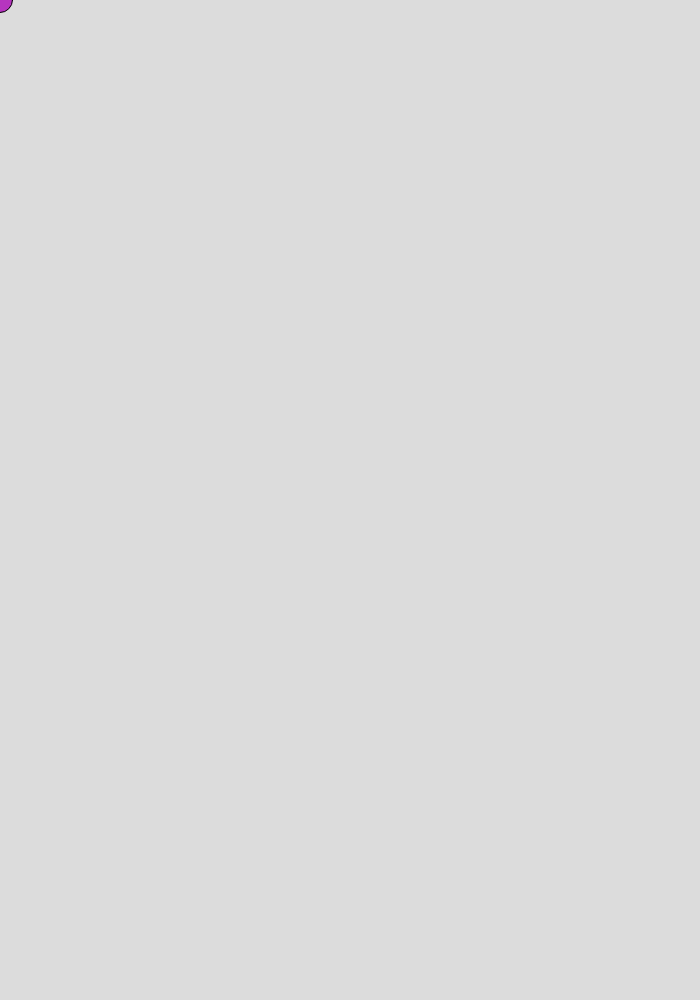
Frame 1 (no input)
Frame 60 (no input): identical to frame 1, image omitted
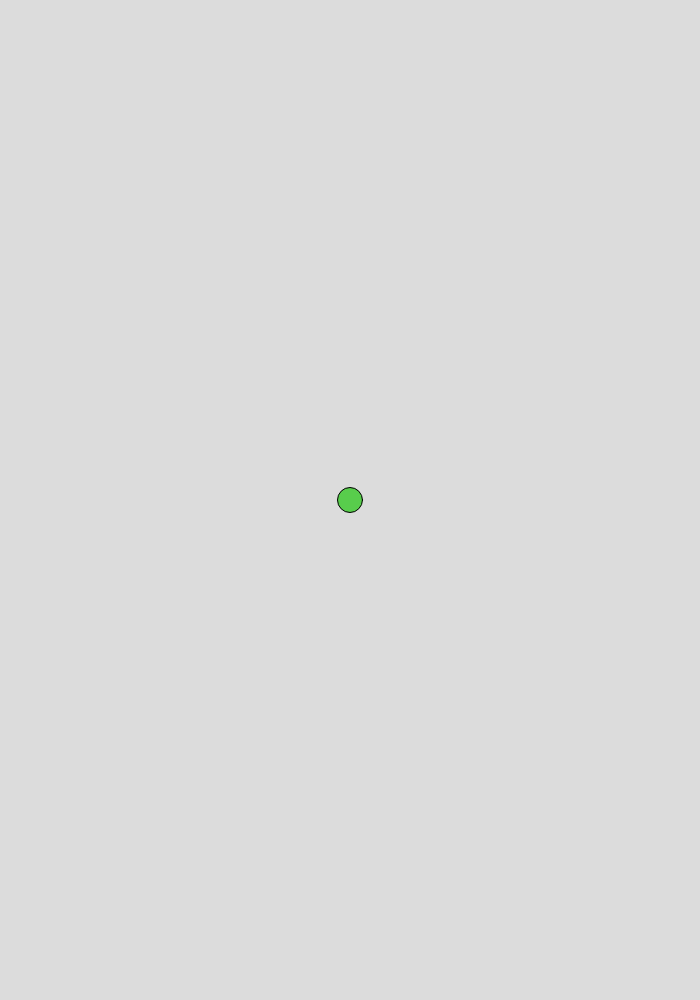
Frame 120 (the mouse pressed at the canvas centre since frame 60)

The p5.js sketch that drew these frames (run headless with seeded random() and noise() and a simulated clock; from frame 60 on, the mouse is pressed at the canvas centre):

// p5.js sketch
// ── sketch.js
let x, y;
let r, g, b;

function setup() {
  createCanvas(700, 1000);
  x = width / 2;
  y = height / 2;
  r = random(255);
  g = random(255);
  b = random(255);
}

function draw() {
  background(220);

    x = mouseX;
  y = mouseY;
  
  fill(r, g, b);
  ellipse(x, y, 25, 25);
}

function mousePressed(){
  r = random(255);
  g = random(255);
  b = random(255);
}
